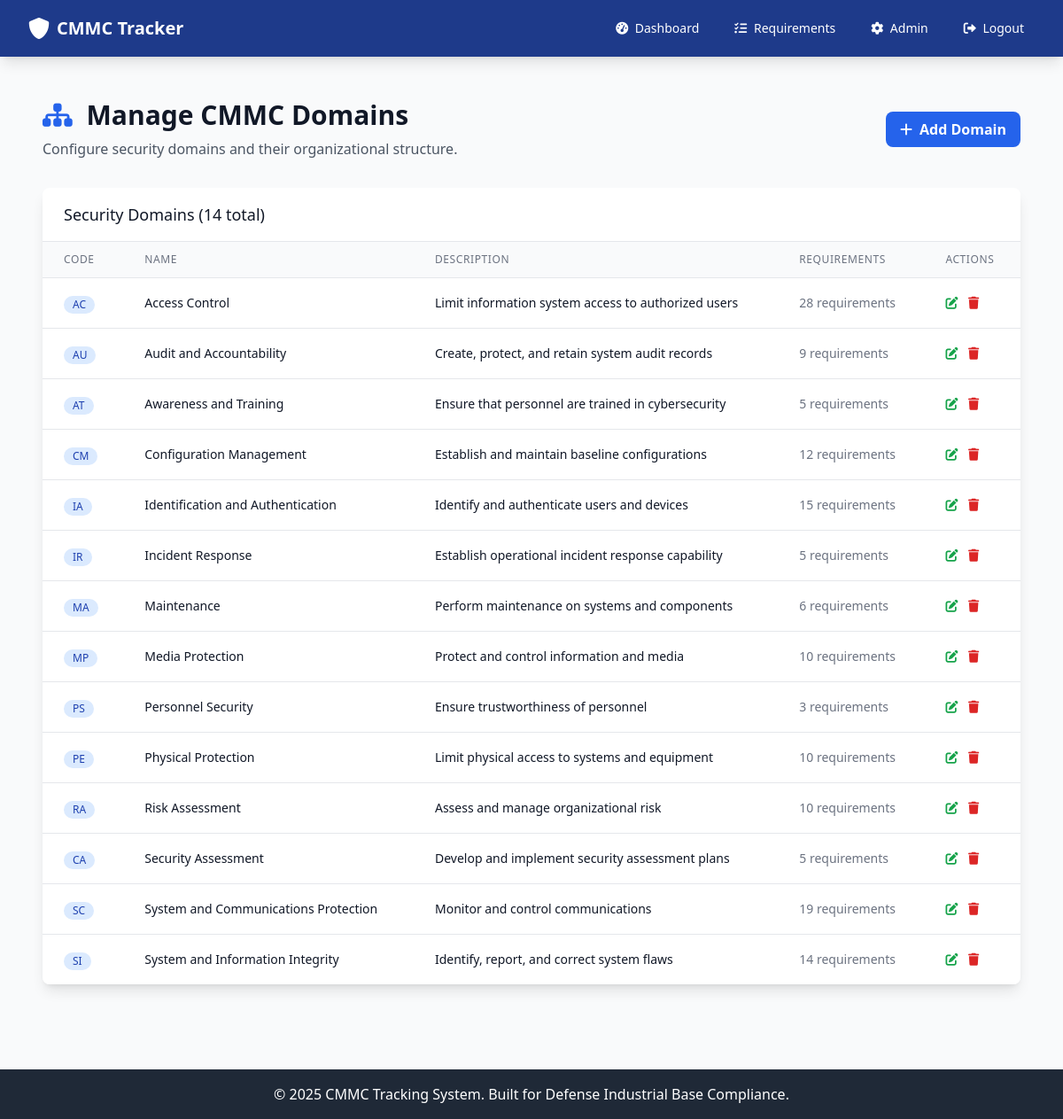
/admin/domains (signed in), run on the app's committed database.
### app.py (models this page shows)
class CMMCDomain(db.Model):
    __tablename__ = 'cmmc_domain'
    id = db.Column(db.Integer, primary_key=True)
    code = db.Column(db.String(10), unique=True, nullable=False)
    name = db.Column(db.String(100), nullable=False)
    description = db.Column(db.Text)
    created_at = db.Column(db.DateTime, default=datetime.utcnow)

### app.py (the view)
@app.route('/admin/domains')
@admin_required
def admin_domains():
    domains = CMMCDomain.query.all()
    return render_template('admin/domains.html', domains=domains)

### app.py (called while the page is built, shortened)
def admin_required(f):
    @wraps(f)
    def decorated_function(*args, **kwargs):
        if 'user_id' not in session:
            flash('Please log in to access this page.', 'warning')
            return redirect(url_for('login'))
        user = User.query.get(session['user_id'])
        if not user or user.role != 'admin':
            flash('Admin access required.', 'error')
            return redirect(url_for('dashboard'))
        return f(*args, **kwargs)
    return decorated_function

@app.before_request
def enforce_device_and_user_authorization():
    open_endpoints = {
        'index', 'login', 'register', 'logout', 'static', 'device_pending', 'forgot_password'
    }
    if request.endpoint in open_endpoints:
        return None
    if 'user_id' not in session:
        return None
    user = User.query.get(session['user_id'])
    if not user:
        session.clear()
        return redirect(url_for('login'))
    if not user.is_authorized:
        flash('Your account is awaiting authorization by an administrator.', 'warning')
        return redirect(url_for('index'))
    if user.role == 'admin':
        return None

### templates/admin/domains.html (shortened to what this page needs)
{% extends "base.html" %}
{% block content %}
<div class="px-4 py-6">
    <div class="flex justify-between items-center mb-8">
        <div>
            <h1 class="text-3xl font-bold text-gray-900 mb-2">
                <i class="fas fa-sitemap text-blue-600 mr-2"></i>
                Manage CMMC Domains
            </h1>
            <p class="text-gray-600">Configure security domains and their organizational structure.</p>
        </div>
        <a href="{{ url_for('admin_add_domain') }}" class="bg-blue-600 hover:bg-blue-700 text-white font-bold py-2 px-4 rounded-lg transition duration-200">
            <i class="fas fa-plus mr-2"></i>Add Domain
        </a>
    </div>
    <div class="bg-white shadow-lg rounded-lg overflow-hidden">
        <div class="px-6 py-4 border-b border-gray-200">
            <h3 class="text-lg font-medium text-gray-900">Security Domains ({{ domains|length }} total)</h3>
        </div>
        {% if domains %}
        <div class="overflow-x-auto">
            <table class="min-w-full divide-y divide-gray-200">
                <thead class="bg-gray-50">
                    <tr>
                        <th class="px-6 py-3 text-left text-xs font-medium text-gray-500 uppercase tracking-wider">Code</th>
                        <th class="px-6 py-3 text-left text-xs font-medium text-gray-500 uppercase tracking-wider">Name</th>
                        <th class="px-6 py-3 text-left text-xs font-medium text-gray-500 uppercase tracking-wider">Description</th>
                        <th class="px-6 py-3 text-left text-xs font-medium text-gray-500 uppercase tracking-wider">Requirements</th>
                        <th class="px-6 py-3 text-left text-xs font-medium text-gray-500 uppercase tracking-wider">Actions</th>
                    </tr>
                </thead>
                <tbody class="bg-white divide-y divide-gray-200">
                    {% for domain in domains %}
                    <tr class="hover:bg-gray-50">
                        <td class="px-6 py-4 whitespace-nowrap">
                            <span class="inline-flex items-center px-2.5 py-0.5 rounded-full text-xs font-medium bg-blue-100 text-blue-800">
                                {{ domain.code }}
                            </span>
                        </td>
                        <td class="px-6 py-4 whitespace-nowrap">
                            <div class="text-sm font-medium text-gray-900">{{ domain.name }}</div>
                        </td>
                        <td class="px-6 py-4">
                            <div class="text-sm text-gray-900">{{ domain.description or 'No description provided' }}</div>
                        </td>
                        <td class="px-6 py-4 whitespace-nowrap text-sm text-gray-500">
                            {{ domain.requirements|length }} requirements
                        </td>
                        <td class="px-6 py-4 whitespace-nowrap text-sm font-medium space-x-2">
                            <button onclick="editDomain({{ domain.id }})" class="text-green-600 hover:text-green-900">
                                <i class="fas fa-edit"></i>
                            </button>
                            <button onclick="deleteDomain({{ domain.id }}, '{{ domain.code }}')" class="text-red-600 hover:text-red-900">
                                <i class="fas fa-trash"></i>
                            </button>
                        </td>
                    </tr>
                    {% endfor %}
                </tbody>
            </table>
        </div>
        {% endif %}
    </div>
</div>
{% endblock %}

### data on the page
CMMCDomain: code "AC", name "Access Control", description "Limit information system access to authorized users", requirements|length "28"
CMMCDomain: code "AU", name "Audit and Accountability", description "Create, protect, and retain system audit records", requirements|length "9"
CMMCDomain: code "AT", name "Awareness and Training", description "Ensure that personnel are trained in cybersecurity", requirements|length "5"
CMMCDomain: code "CM", name "Configuration Management", description "Establish and maintain baseline configurations", requirements|length "12"
CMMCDomain: code "IA", name "Identification and Authentication", description "Identify and authenticate users and devices", requirements|length "15"
CMMCDomain: code "IR", name "Incident Response", description "Establish operational incident response capability", requirements|length "5"
CMMCDomain: code "MA", name "Maintenance", description "Perform maintenance on systems and components", requirements|length "6"
CMMCDomain: code "MP", name "Media Protection", description "Protect and control information and media", requirements|length "10"
CMMCDomain: code "PS", name "Personnel Security", description "Ensure trustworthiness of personnel", requirements|length "3"
CMMCDomain: code "PE", name "Physical Protection", description "Limit physical access to systems and equipment", requirements|length "10"
CMMCDomain: code "RA", name "Risk Assessment", description "Assess and manage organizational risk", requirements|length "10"
CMMCDomain: code "CA", name "Security Assessment", description "Develop and implement security assessment plans", requirements|length "5"
CMMCDomain: code "SC", name "System and Communications Protection", description "Monitor and control communications", requirements|length "19"
CMMCDomain: code "SI", name "System and Information Integrity", description "Identify, report, and correct system flaws", requirements|length "14"

### other printed values
{{ domains|length }} "14"
